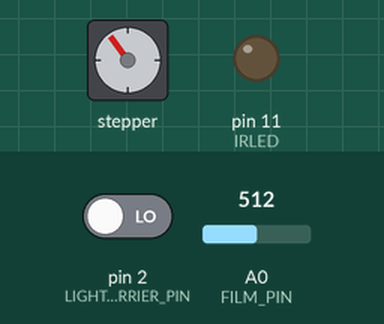
The program below on a simulated Arduino Nano, built with avr-gcc and run on an emulated ATmega328P. Shown: stepper motor, output pins drawn as LEDs (lit = HIGH). Wiring (inferred from the names in the program): stepper motor driver (200 steps per turn assumed): step pin 5; direction pin 4; enable pin 6. The test bench sets the inputs (shaded band); at power-on: pin 2 (LIGHT_BARRIER_PIN) LOW, A0 (FILM_PIN) = 512. Pins used as bus, display or sensor lines are not drawn.

Above: at 2.2 s.
2.3 s: pin 2 (LIGHT_BARRIER_PIN) driven HIGH
At 3.2 s:
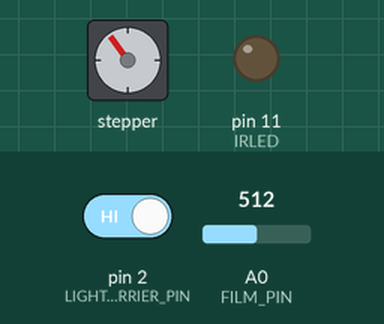
7.3 s: pin 2 (LIGHT_BARRIER_PIN) driven LOW
At 10.7 s:
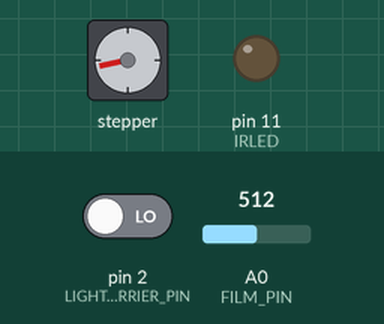
10.8 s: pin 2 (LIGHT_BARRIER_PIN) driven HIGH
At 11.8 s:
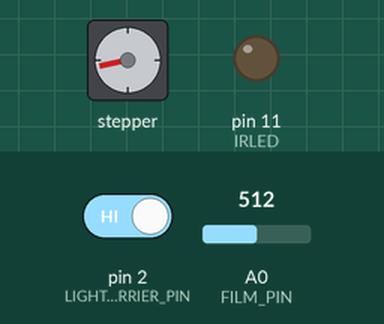
15.8 s: pin 2 (LIGHT_BARRIER_PIN) driven LOW
At 16.2 s:
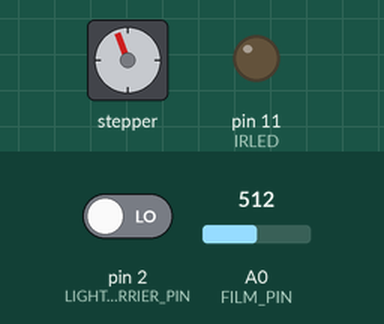
19.3 s: A0 (FILM_PIN) set to 166
24.3 s: A0 (FILM_PIN) set to 144
At 25.0 s:
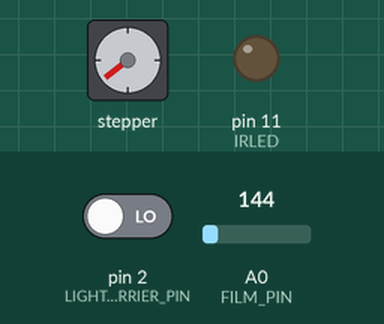
Timing chart, 0 to 27.3 s (numbered marks = the images above; inputs shaded):
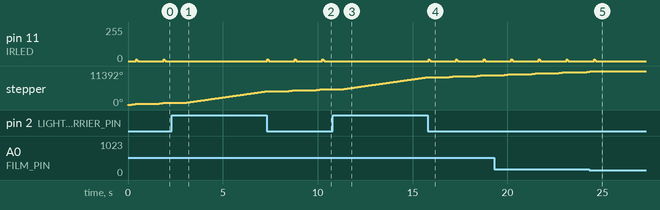

The program:

main.cpp
```cpp
#include "Arduino.h"
#include "main.h"

#define LIGHT_BARRIER_PIN 2
#define FILM_PIN A0

// Stepper
#define DIR_PIN 4
#define STEP_PIN 5
#define ENABLE_PIN 6
#define STEPS 190

// IR Remote
#define IRLED 11
#define INTERVAL_TIME 1000

void setup() {
	Serial.begin(9600);
	pinMode(IRLED, OUTPUT);			// IR Transmitter
	pinMode(ENABLE_PIN, OUTPUT);	// Enable
	pinMode(DIR_PIN, OUTPUT);		// Richtung
	pinMode(STEP_PIN, OUTPUT);		// Step

	pinMode(LIGHT_BARRIER_PIN, INPUT);

	digitalWrite(ENABLE_PIN, LOW);	// Enable stepper
	digitalWrite(DIR_PIN, HIGH);	// Stepper will turn clockwise
}

void captureFrame(int number) {
	for(int i = 0; i < number; i++) {
		takePhoto();			// take the picture
		delay(INTERVAL_TIME);	// delay in milliseconds which allows us to do timelapse photography
	}
}

void pulseOn(int pulseTime) {
	long endPulse = micros() + pulseTime;	// create the microseconds to pulse for
	while(micros() < endPulse) {
		digitalWrite(IRLED, HIGH);
		delayMicroseconds(13);
		digitalWrite(IRLED, LOW);
		delayMicroseconds(13);
	}
}

void pulseOff(int pulseTime) {
	long endDelay = micros() + pulseTime;	 // create the microseconds to delay for
	while(micros() < endDelay);
}

void takePhoto() {
	for (int i=0; i < 2; i++) {	// loop the signal twice.
		pulseOn(2000);
		pulseOff(27850);
		pulseOn(400);
		pulseOff(1580);
		pulseOn(400);
		pulseOff(3580);
		pulseOn(400);
		pulseOff(63200);
	}
}

void nextFrame() {
	// 199 Steps are one full revolution. We do 190 and until the shutter is open again.
	// This prevents desyncronization by missed steps
	for(int stepCounter = 0; stepCounter < STEPS || digitalRead(LIGHT_BARRIER_PIN); stepCounter++){
		digitalWrite(STEP_PIN, HIGH);
		delayMicroseconds(1000);
		digitalWrite(STEP_PIN, LOW);
		delayMicroseconds(1000);
	}
}

void loop () {
	int film = analogRead(FILM_PIN);
//	Serial.println(film);	// print brightness for adjustment
	if(film > 150) {
		nextFrame();
		captureFrame(1);	// here you can change how many Photos to make of every frame
	}
}
```

main.h
```cpp
void setup();

/**
 * @param number number of photos to be taken
 */
void captureFrame(int number);

/**
 * adds the carrier(~38kHz) of the IR signal.
 * @param pulseTime the length of the pulse in mikroseconds
 */
void pulseOn(int pulseTime);

/**
 * the counterpart to pulseOn
 * @param pulseTime the length of the pulse in mikroseconds
 */
void pulseOff(int pulseTime);

/**
 * trigger the camera
 */
void takePhoto();

void nextFrame();

void loop ();
```

Measured:
- the behaviour switches between 151 and 150 on A0 (FILM_PIN) (found by bisection; images 4 and 5)
- after the input at 2.3 s, pin 11 (IRLED): stops changing and stays 0/255
- after the input at 7.3 s, pin 11 (IRLED): 0/255 → 15/255 at once, then repeats every 1.5 s: 4/255 0.04 s, 0/255 1.4 s, 15/255 0.04 s
- after the input at 10.8 s, pin 11 (IRLED): stops changing and stays 0/255
- after the input at 15.8 s, pin 11 (IRLED): 0/255 → 15/255 at once, then repeats every 1.5 s: 4/255 0.04 s, 0/255 1.4 s, 15/255 0.04 s
- after the input at 24.3 s, pin 11 (IRLED): goes on until 24.6 s, then stays 0/255; stepper: goes on until 24.5 s, then stays 11392°
